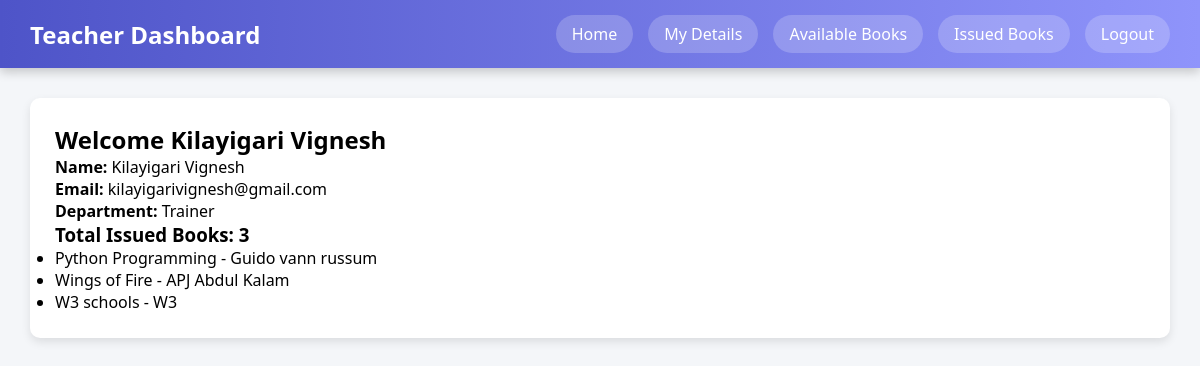
The page /teachersDashboard/1/ on the database its author committed.
### app/models.py (models this page shows, shortened)
class Teacher(models.Model):
    name=models.CharField(max_length=50)
    email=models.EmailField(unique=True)
    teacher_id=models.CharField(max_length=20)
    dept=models.CharField(max_length=30)
    ph_num=models.CharField(max_length=15)
    password=models.CharField(max_length=15)
    c_password=models.CharField(max_length=15)
    role=models.CharField(max_length=15)

class Book(models.Model):
    title = models.CharField(max_length=100)
    author_name = models.CharField(max_length=100)
    status = models.CharField(max_length=30, default="Available")

### app/views.py (the view)
# urls.py: path("teachersDashboard/<int:id>/",teachersDashboard),
def teachersDashboard(req,id):
    teacher=Teacher.objects.get(id=id)
    issued_books = Book.objects.filter(status="Issued")
    if req.path == f"/teachersDashboard/{id}/":
        return render(req,"teachersDashboard.html",{"user":teacher,"issued_books":issued_books,"count":issued_books.count()})
    elif "studentProfile" in req.path:
        return render(req,"t_studentProfile.html",{"user":teacher})
    elif "availableBooks" in req.path:
        books = Book.objects.filter(status="Available")
        return render(req,"book_list.html",{"user":teacher,"books":books})
    elif "issuedBooks" in req.path:
        books = Book.objects.filter(status="Issued")
        return render(req,"t_issuedBooks.html",{"user":teacher,"books":issued_books})
    elif "logout" in req.path:
        return redirect("/login/")
    else:
        return render(req,"teachersDashboard.html",{"user":teacher})

### app/templates/teachersDashboard.html
{% extends "base.html" %}
{% block content %}
<h2>Welcome {{user.name}}</h2>
<p><b>Name:</b> {{user.name}}</p>
<p><b>Email:</b> {{user.email}}</p>
<p><b>Department:</b> {{user.dept}}</p>
<h3>Total Issued Books: {{count}}</h3>
<ul>
{% for book in issued_books %}
<li>
{{book.title}} - {{book.author_name}}
</li>
{% endfor %}
</ul>
{% endblock %}

### app/templates/base.html (shortened to what this page needs)
<!DOCTYPE html>
<html lang="en">
<head>
</head>
<body>
    <div class="navbar">
        <h2>{{user.role}} Dashboard</h2>
        <div class="nav_links">
            <a href="/{{user.role|lower}}sDashboard/{{user.id}}/">Home</a>
            <a href="/{{user.role|lower}}sDashboard/{{user.id}}/studentProfile/">My Details</a>
            <a href="/{{user.role|lower}}sDashboard/{{user.id}}/availableBooks/">Available Books</a>
            <a href="/{{user.role|lower}}sDashboard/{{user.id}}/issuedBooks/">Issued Books</a>
            <a href="/{{user.role|lower}}sDashboard/{{user.id}}/logout/">Logout</a>
        </div>
    </div>
    <div class="main">
        <div class="card">
            {% block content %}{% endblock %}
        </div>
    </div>
</body>
</html>

### app/templates/base.html (style rules this page uses)
* { margin: 0; padding: 0; box-sizing: border-box; font-family: "Segoe UI", Arial, sans-serif; }
body { background-color: #f4f6f9; }
.navbar { background: linear-gradient(90deg, #4e54c8, #8f94fb); padding: 15px 30px; display: flex; justify-content: space-between; align-items: center; box-shadow: 0 4px 10px rgba(0, 0, 0, 0.2); }
.navbar h2 { color: white; }
.nav_links { display: flex; gap: 15px; }
.nav_links a { text-decoration: none; color: white; padding: 8px 16px; border-radius: 20px; background: rgba(255, 255, 255, 0.2); transition: 0.3s; }
.main { padding: 30px; }
.card { background: white; padding: 25px; border-radius: 10px; box-shadow: 0 4px 10px rgba(0, 0, 0, 0.1); }

### rows shown on the page
Teacher: role "Teacher", name "Kilayigari Vignesh", email "kilayigarivignesh@gmail.com", dept "Trainer"
Book: title "Python Programming", author_name "Guido vann russum"
Book: title "Wings of Fire", author_name "APJ Abdul Kalam"
Book: title "W3 schools", author_name "W3"

### other values the page prints
{{ count }} "3"
